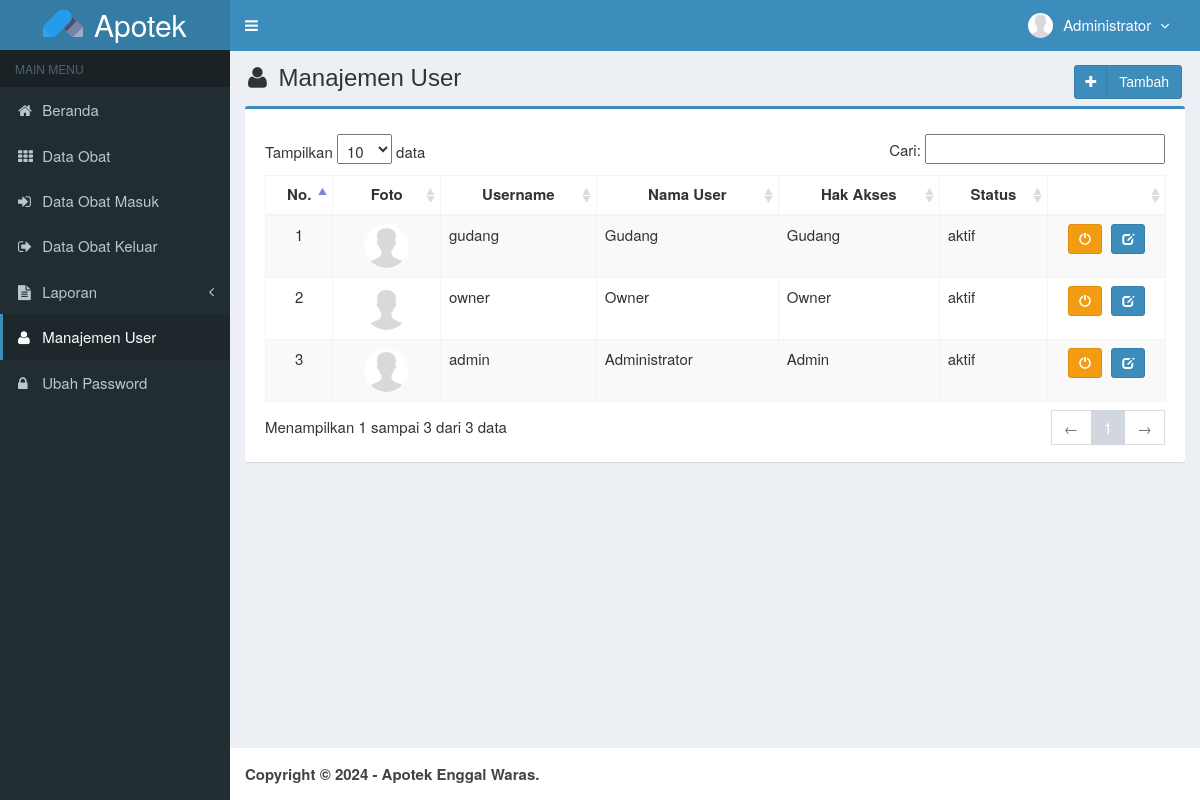
The app's page /main.php?module=user (signed in) with its own data.
### tables this page shows
CREATE TABLE `users` (
  `id_user` int(3) NOT NULL,
  `username` varchar(50) NOT NULL,
  `nama_user` varchar(50) NOT NULL,
  `password` varchar(50) NOT NULL,
  `email` varchar(50) DEFAULT NULL,
  `telepon` varchar(13) DEFAULT NULL,
  `foto` varchar(100) DEFAULT NULL,
  `hak_akses` enum('Admin','Owner','Gudang') DEFAULT NULL,
  `status` enum('aktif','blokir') NOT NULL DEFAULT 'aktif',
  `created_at` timestamp NOT NULL DEFAULT CURRENT_TIMESTAMP,
  `updated_at` timestamp NOT NULL DEFAULT CURRENT_TIMESTAMP ON UPDATE CURRENT_TIMESTAMP
);

### modules/user/view.php (the view, shortened to what this page needs)
<?php
$query = mysqli_query($mysqli, "SELECT * FROM users ORDER BY id_user DESC")
  or die('Ada kesalahan pada query tampil data user: ' . mysqli_error($mysqli));
$rows = [];
while ($row = mysqli_fetch_assoc($query)) {
  $rows[] = $row;
}
?>
<section class="content-header">
  <h1>
    <i class="fa fa-user icon-title"></i> Manajemen User
    <a class="btn btn-primary btn-social pull-right" href="?module=form_user&form=add" title="Tambah Data" data-toggle="tooltip">
      <i class="fa fa-plus"></i> Tambah
    </a>
  </h1>
</section>
<section class="content">
  <div class="row">
    <div class="col-md-12">
      <div class="box box-primary">
        <div class="box-body">
          <table id="dataTables1" class="table table-bordered table-striped table-hover">
            <thead>
              <tr>
                <th class="center">No.</th>
                <th class="center">Foto</th>
                <th class="center">Username</th>
                <th class="center">Nama User</th>
                <th class="center">Hak Akses</th>
                <th class="center">Status</th>
                <th class="center"></th>
              </tr>
            </thead>
            <tbody>
              <?php foreach ($rows as $no =>  $data) : ?>
                <tr>
                  <td width='50' class='center'><?= $no + 1 ?></td>
                  <?php if ($data['foto'] == "") : ?>
                    <td class='center'><img class='img-user' src='images/user/user-default.png' width='45'></td>
                  <?php else : ?>
                    <td class='center'><img class='img-user' src='images/user/<?= $data['foto'] ?>' width='45'></td>
                  <?php endif ?>
                  <td><?= $data['username'] ?></td>
                  <td><?= $data['nama_user'] ?></td>
                  <td><?= $data['hak_akses'] ?></td>
                  <td><?= $data['status'] ?></td>
                  <td class='center' width='100'>
                    <div>
                      <?php if ($data['status'] == 'aktif') : ?>
                        <a data-toggle="tooltip" data-placement="top" title="Blokir" style="margin-right:5px" class="btn btn-warning btn-sm" href="modules/user/proses.php?act=off&id=<?= $data['id_user']; ?>">
                          <i style="color:#fff" class="glyphicon glyphicon-off"></i>
                        </a>
                      <?php else : ?>
                        <a data-toggle="tooltip" data-placement="top" title="Aktifkan" style="margin-right:5px" class="btn btn-success btn-sm" href="modules/user/proses.php?act=on&id=<?= $data['id_user']; ?>">
                          <i style="color:#fff" class="glyphicon glyphicon-ok"></i>
                        </a>
                      <?php endif ?>
                      <a data-toggle='tooltip' data-placement='top' title='Ubah' class='btn btn-primary btn-sm' href='?module=form_user&form=edit&id=<?= $data['id_user'] ?>'>
                        <i style='color:#fff' class='glyphicon glyphicon-edit'></i>
                      </a>
                    </div>
                  </td>
                </tr>
              <?php endforeach ?>
            </tbody>
          </table>
        </div>
      </div>
    </div>
  </div>
</section><!-- /.content

### top-menu.php (shortened to what this page needs)
<?php
$query = mysqli_query($mysqli, "SELECT id_user, nama_user, foto, hak_akses FROM users WHERE id_user='$_SESSION[id_user]'")
  or die('Ada kesalahan pada query tampil Manajemen User: ' . mysqli_error($mysqli));
$data = mysqli_fetch_assoc($query);
?>
<li class="dropdown user user-menu">
  <a href="#" class="dropdown-toggle" data-toggle="dropdown">
    <img src="<?= $data['foto'] == "" ? 'images/user/user-default.png' : 'images/user/' . $data['foto'] ?>" class="user-image" alt="User Image" />
    <span class="hidden-xs"><?= $data['nama_user'] ?> <i style="margin-left:5px" class="fa fa-angle-down"></i></span>
  </a>
</li>

### assets/css/style.css (style rules this page uses)
.btn-social *:first-child { border-right: 1px solid rgba(0, 0, 0, 0.1); bottom: 0; font-size: 1em !important; left: 0; line-height: 32px !important; position: absolute; text-align: center; top: 0; width: 32px !important; }
.content-header { padding: 15px 18px 0; position: relative; }
.center { text-align:center; }
.img-user { border: 1px solid #fff; border-radius: 100%; }
.icon-title { margin-right: 5px; }
body { background-color: #fff; color: #333; font-size: 15px; line-height: 1.42857; }

### records on screen
users: foto (picture), nama_user "Administrator", username "admin", hak_akses "Admin", status "aktif"
users: foto (picture), username "gudang", nama_user "Gudang", hak_akses "Gudang", status "aktif"
users: foto (picture), username "owner", nama_user "Owner", hak_akses "Owner", status "aktif"
